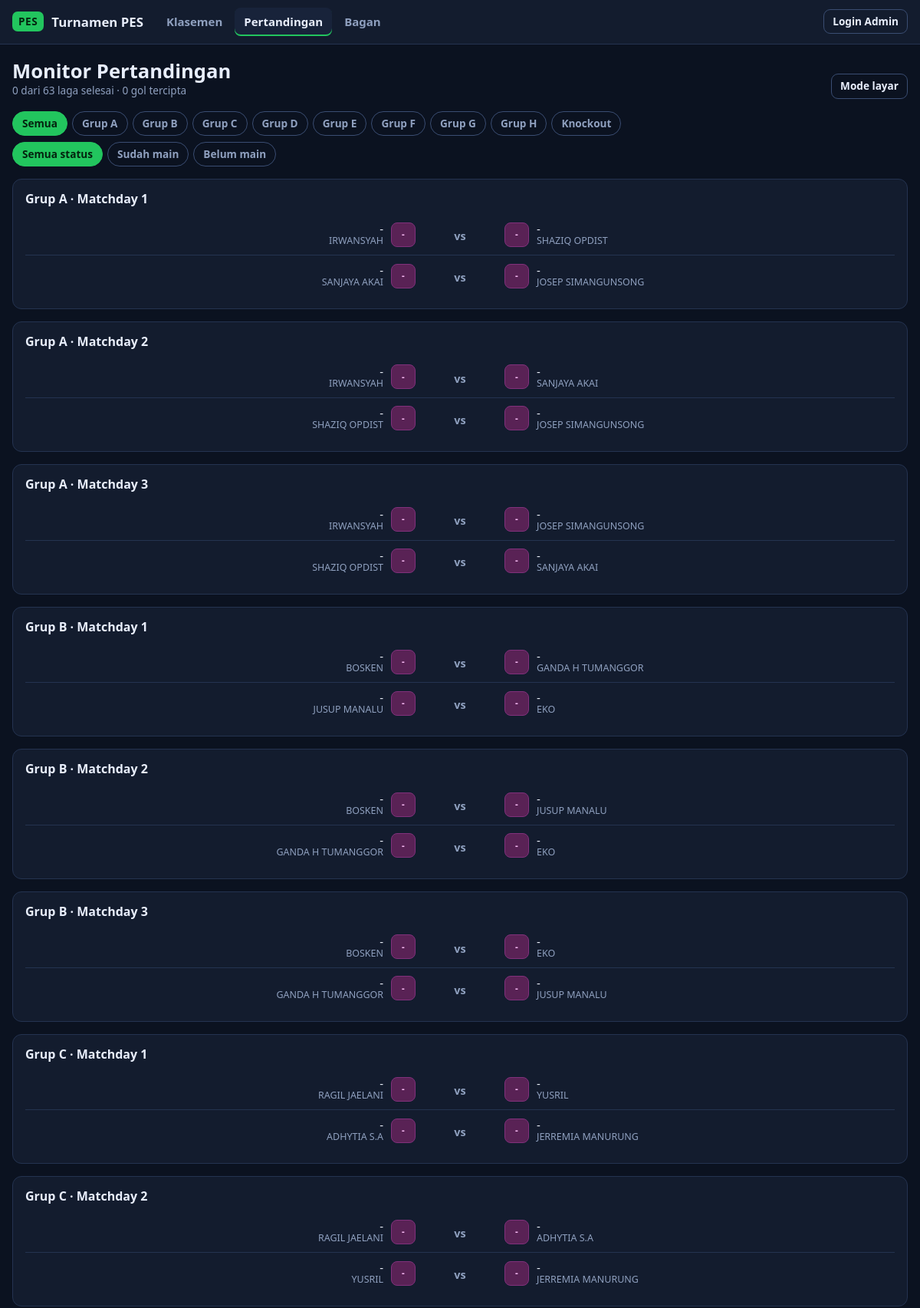
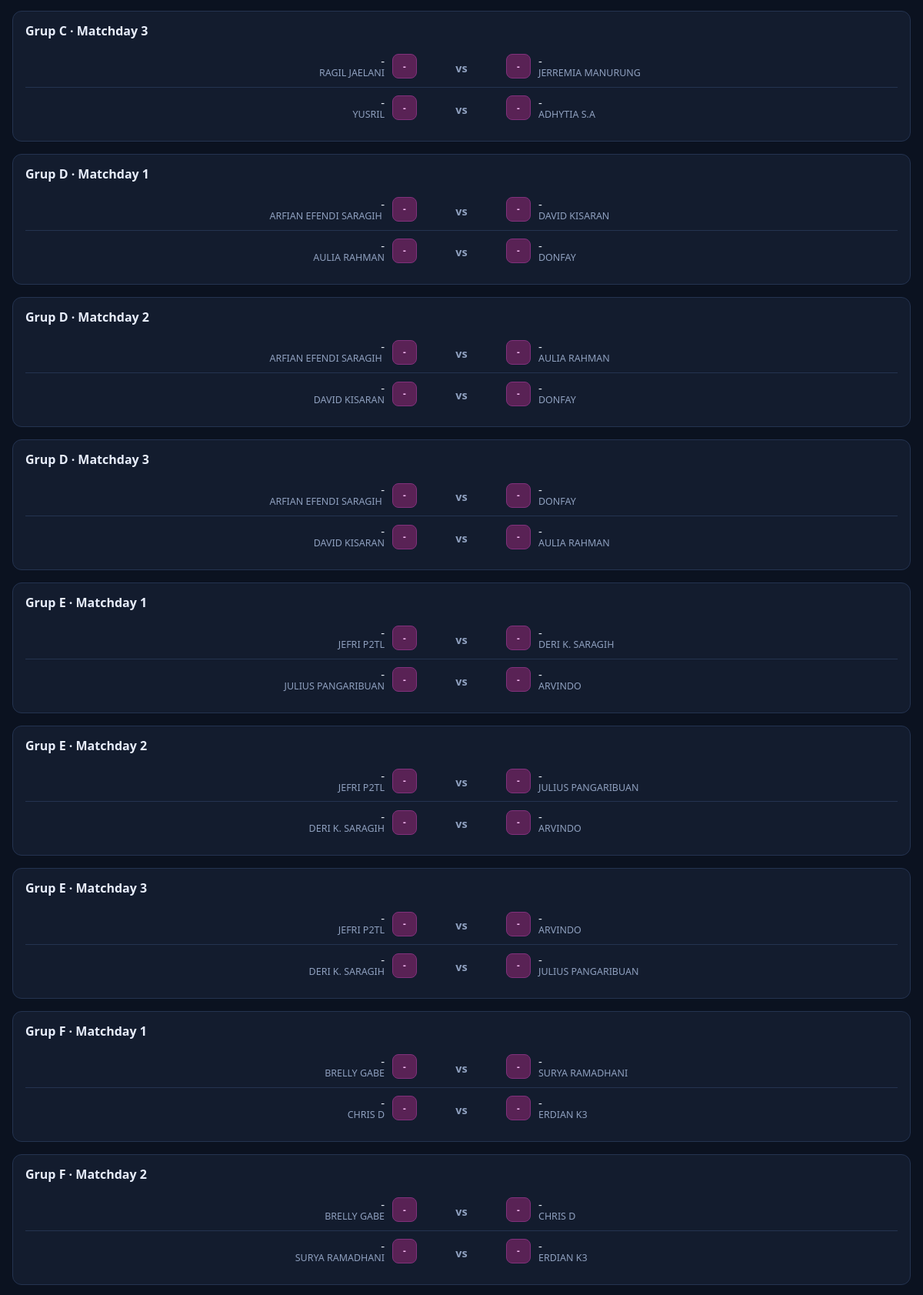
Page /pertandingan.php?f=all&s=all (upper part) on the committed database (2 pictures, top to bottom).
### tables this page shows
CREATE TABLE matches (
            id         INTEGER PRIMARY KEY AUTOINCREMENT,
            stage      TEXT NOT NULL,              -- G, R16, QF, SF, F
            grp        TEXT NOT NULL DEFAULT '',   -- huruf grup (kosong untuk knockout)
            round      INTEGER NOT NULL,           -- matchday (grup) / urutan babak (knockout)
            slot       INTEGER NOT NULL,           -- nomor pertandingan dalam grup / babak
            home_id    INTEGER REFERENCES teams(id) ON DELETE SET NULL,
            away_id    INTEGER REFERENCES teams(id) ON DELETE SET NULL,
            home_score INTEGER,
            away_score INTEGER,
            home_pen   INTEGER,                    -- skor adu penalti (knockout seri)
            away_pen   INTEGER,
            UNIQUE (stage, grp, slot)
        );

CREATE TABLE teams (
            id         INTEGER PRIMARY KEY AUTOINCREMENT,
            player     TEXT NOT NULL,
            name       TEXT NOT NULL,
            logo       TEXT,
            grp        TEXT NOT NULL,
            created_at TEXT NOT NULL DEFAULT CURRENT_TIMESTAMP
        );

### app/db.php (called while the page is built, shortened)
<?php
function db(): PDO
{
    static $pdo = null;
    if ($pdo instanceof PDO) {
        return $pdo;
    }
    $pdo = new PDO('sqlite:' . DB_FILE, null, null, [
        PDO::ATTR_ERRMODE            => PDO::ERRMODE_EXCEPTION,
        PDO::ATTR_DEFAULT_FETCH_MODE => PDO::FETCH_ASSOC,
        PDO::ATTR_TIMEOUT            => 5,
    ]);
    $pdo->exec('PRAGMA foreign_keys = ON');
    $pdo->exec("
        CREATE TABLE IF NOT EXISTS admins (
            id            INTEGER PRIMARY KEY AUTOINCREMENT,
            username      TEXT NOT NULL UNIQUE,
            password_hash TEXT NOT NULL
        );
        CREATE TABLE IF NOT EXISTS teams (
            id         INTEGER PRIMARY KEY AUTOINCREMENT,
            player     TEXT NOT NULL,
            name       TEXT NOT NULL,
            logo       TEXT,
            grp        TEXT NOT NULL,
            created_at TEXT NOT NULL DEFAULT CURRENT_TIMESTAMP
        );
        CREATE TABLE IF NOT EXISTS matches (
            id         INTEGER PRIMARY KEY AUTOINCREMENT,
            stage      TEXT NOT NULL,              -- G, R16, QF, SF, F
            grp        TEXT NOT NULL DEFAULT '',   -- huruf grup (kosong untuk knockout)
            round      INTEGER NOT NULL,           -- matchday (grup) / urutan babak (knockout)
            slot       INTEGER NOT NULL,           -- nomor pertandingan dalam grup / babak
            home_id    INTEGER REFERENCES teams(id) ON DELETE SET NULL,
            away_id    INTEGER REFERENCES teams(id) ON DELETE SET NULL,
            home_score INTEGER,
            away_score INTEGER,
            home_pen   INTEGER,                    -- skor adu penalti (knockout seri)
            away_pen   INTEGER,
            UNIQUE (stage, grp, slot)
        );
        CREATE TABLE IF NOT EXISTS login_attempts (
            ip TEXT    NOT NULL,
            ts INTEGER NOT NULL
        );
    ");
    return $pdo;
}

### app/tournament.php (called while the page is built, shortened)
<?php
function teams_all(): array
{
    $out = [];
    foreach (db()->query('SELECT * FROM teams ORDER BY grp, id')->fetchAll() as $t) {
        $out[(int) $t['id']] = $t;
    }
    return $out;
}
function matches_all(): array
{
    return db()->query("
        SELECT * FROM matches
        ORDER BY CASE stage WHEN 'G' THEN 0 WHEN 'R16' THEN 1 WHEN 'QF' THEN 2 WHEN 'SF' THEN 3 ELSE 4 END,
                 grp, round, slot
    ")->fetchAll();
}
function match_played(array $m): bool
{
    return $m['home_score'] !== null && $m['away_score'] !== null;
}
function match_winner(array $m): ?int
{
    if (!match_played($m) || !$m['home_id'] || !$m['away_id']) {
        return null;
    }
    return null;
}

### app/web.php (the view, shortened to what this page needs)
<?php
require __DIR__ . '/db.php';
require __DIR__ . '/tournament.php';
function h(?string $s): string
{
    return htmlspecialchars((string) $s, ENT_QUOTES | ENT_SUBSTITUTE, 'UTF-8');
}
function take_flash(): ?array
{
    $f = $_SESSION['flash'] ?? null;
    return $f;
}
function is_admin(): bool
{
    return !empty($_SESSION['admin_id']);
}
function page_header(string $title, string $active = ''): void
{
    $monitor = isset($_GET['monitor']) && !str_starts_with($active, 'admin');
    $css     = BASE . '/assets/style.css?v=' . (int) @filemtime(__DIR__ . '/../public/assets/style.css');
    $nav = [
        'klasemen'    => ['/index.php', 'Klasemen'],
        'pertandingan' => ['/pertandingan.php', 'Pertandingan'],
        'bagan'       => ['/bagan.php', 'Bagan'],
    ];
    echo '<!doctype html><html lang="id"><head><meta charset="utf-8">';
    echo '<link rel="stylesheet" href="' . h($css) . '"></head>';
    echo '<body class="' . ($monitor ? 'monitor' : '') . '">';
    echo '<header class="top"><div class="wrap bar">';
    echo '<a class="brand" href="' . h(BASE . '/index.php') . '"><span class="brand-mark">PES</span>' . h(APP_NAME) . '</a>';
    if ($monitor) {
        $self = strtok((string) ($_SERVER['REQUEST_URI'] ?? ''), '?');
        $qs   = $_GET;
        unset($qs['monitor']);
        $exit = $self . ($qs ? '?' . http_build_query($qs) : '');
        echo '<span class="muted small">Auto-refresh tiap 30 detik</span>';
        echo '<a class="btn ghost small" href="' . h($exit) . '">Keluar mode layar</a>';
    } else {
        echo '<nav>';
        foreach ($nav as $key => [$href, $label]) {
            echo '<a href="' . h(BASE . $href) . '"' . ($active === $key ? ' class="on"' : '') . '>' . h($label) . '</a>';
        }
        echo '</nav><div class="auth">';
        if (is_admin()) {
            echo '<a class="btn small" href="' . h(BASE . '/admin/index.php') . '">Panel Admin</a>';
            echo '<form method="post" action="' . h(BASE . '/logout.php') . '">' . csrf_field() . '<button class="btn ghost small">Keluar</button></form>';
        } else {
            echo '<a class="btn ghost small" href="' . h(BASE . '/login.php') . '">Login Admin</a>';
        }
        echo '</div>';
    }
    echo '</div>';
    echo '</header><main class="wrap">';
}
function page_footer(): void
{
    echo '</main><footer class="wrap foot muted small">' . h(APP_NAME) . '</footer></body></html>';
}
function monitor_link(): string
{
    $qs = $_GET;
    $qs['monitor'] = 1;
    return '<a class="btn ghost small" href="?' . h(http_build_query($qs)) . '">Mode layar</a>';
}
function logo_html(?array $t, string $cls = 'logo'): string
{
    if (!$t) {
        return '<span class="' . $cls . ' logo-ini logo-empty">?</span>';
    }
    $hue = crc32((string) $t['name']) % 360;
    return '<span class="' . $cls . ' logo-ini" style="--hue:' . $hue . '">' . h(mb_strtoupper(mb_substr((string) $t['name'], 0, 2))) . '</span>';
}
function ko_label(string $src): string
{
    if ($src[0] === 'W') {
        [, $stage, $n] = explode(':', $src);
        $name = ['R16' => '16 Besar', 'QF' => 'Perempat', 'SF' => 'Semi'][$stage];
        return "Pemenang $name #$n";
    }
    return ($src[0] === '1' ? 'Juara' : 'Runner-up') . ' Grup ' . $src[1];
}
function slot_label(array $m, string $side): string
{
    $src = KO[$m['stage']][(int) $m['slot']][$side === 'home' ? 0 : 1] ?? '';
    return $src === '' ? 'TBD' : ko_label($src);
}
function pen_note(array $m): string
{
    if ($m['home_pen'] === null || $m['away_pen'] === null) {
        return '';
    }
    return 'Penalti ' . (int) $m['home_pen'] . '–' . (int) $m['away_pen'];
}
function match_line(array $m, array $teams): string
{
    $home = $teams[(int) $m['home_id']] ?? null;
    $away = $teams[(int) $m['away_id']] ?? null;
    $done = match_played($m);
    $win  = match_winner($m);
    $homeName = $home ? h($home['name']) : '<em class="tbd">' . h(slot_label($m, 'home')) . '</em>';
    $awayName = $away ? h($away['name']) : '<em class="tbd">' . h(slot_label($m, 'away')) . '</em>';
    $homeSub  = $home ? '<small>' . h($home['player']) . '</small>' : '';
    $awaySub  = $away ? '<small>' . h($away['player']) . '</small>' : '';
    $score = $done
        ? '<b>' . (int) $m['home_score'] . '</b><i>–</i><b>' . (int) $m['away_score'] . '</b>'
        : '<span class="vs">vs</span>';
    $pen = pen_note($m);
    return '<div class="mline ' . ($done ? 'done' : 'todo') . '">'
        . '<div class="side home' . ($win && $home && $win === (int) $home['id'] ? ' win' : '') . '"><span class="nm">' . $homeName . $homeSub . '</span>' . logo_html($home) . '</div>'
        . '<div class="sc">' . $score . ($pen ? '<small>' . h($pen) . '</small>' : '') . '</div>'
        . '<div class="side away' . ($win && $away && $win === (int) $away['id'] ? ' win' : '') . '">' . logo_html($away) . '<span class="nm">' . $awayName . $awaySub . '</span></div>'
        . '</div>';
}

### public/pertandingan.php (shortened to what this page needs)
<?php
require __DIR__ . '/../app/web.php';
$teams   = teams_all();
$matches = matches_all();
$f = (string) ($_GET['f'] ?? 'all');
$s = (string) ($_GET['s'] ?? 'all');
$sections = [];
$played = 0;
foreach ($matches as $m) {
    $isPlayed = match_played($m);
    $played  += $isPlayed ? 1 : 0;
    $key = $m['stage'] === 'G'
        ? 'Grup ' . $m['grp'] . ' · Matchday ' . $m['round']
        : STAGE_LABEL[$m['stage']];
    $sections[$key][] = $m;
}
$goals = (int) db()->query('SELECT COALESCE(SUM(COALESCE(home_score,0) + COALESCE(away_score,0)), 0) FROM matches')->fetchColumn();
$total = count($matches);
function filter_url(string $f, string $s): string
{
    $q = ['f' => $f, 's' => $s];
    return '?' . http_build_query($q);
}
page_header('Pertandingan', 'pertandingan');
?>
<div class="head-row">
  <div>
    <h1>Monitor Pertandingan</h1>
    <div class="muted small"><?= $played ?> dari <?= $total ?> laga selesai · <?= $goals ?> gol tercipta</div>
  </div>
  <?= monitor_link() ?>
</div>
<div class="filters">
  <a class="chip <?= $f === 'all' ? 'on' : '' ?>" href="<?= h(filter_url('all', $s)) ?>">Semua</a>
  <?php foreach (GROUPS as $g): ?>
    <a class="chip <?= $f === $g ? 'on' : '' ?>" href="<?= h(filter_url($g, $s)) ?>">Grup <?= $g ?></a>
  <?php endforeach; ?>
  <a class="chip <?= $f === 'KO' ? 'on' : '' ?>" href="<?= h(filter_url('KO', $s)) ?>">Knockout</a>
</div>
<div class="filters" style="margin-bottom:16px">
  <?php foreach (['all' => 'Semua status', 'done' => 'Sudah main', 'todo' => 'Belum main'] as $k => $label): ?>
    <a class="chip <?= $s === $k ? 'on' : '' ?>" href="<?= h(filter_url($f, $k)) ?>"><?= $label ?></a>
  <?php endforeach; ?>
</div>
<?php foreach ($sections as $title => $list): ?>
  <section class="card">
    <h3><?= h($title) ?></h3>
    <?php foreach ($list as $m) echo match_line($m, $teams); ?>
  </section>
<?php endforeach; ?>
<?php page_footer();

### public/assets/style.css (style rules this page uses)
:root { --bg: #0b1220; --panel: #131c2e; --panel2: #18233a; --line: #243350; --line2: #3a4d72; --text: #e8eefc; --muted: #8fa0bf; --accent: #22c55e; --accent-dim: rgba(34, 197, 94, .14); --blue: #38bdf8; --warn: #f59e0b; --danger: #ef4444; --radius: 12px; }
* { box-sizing: border-box; }
html { -webkit-text-size-adjust: 100%; }
body { margin: 0; background: var(--bg); color: var(--text); font: 15px/1.5 system-ui, -apple-system, "Segoe UI", Roboto, sans-serif; min-height: 100vh; }
a { color: var(--blue); text-decoration: none; }
h1, h2, h3 { line-height: 1.2; margin: 0 0 .6rem; }
h1 { font-size: 1.6rem; }
h3 { font-size: 1rem; }
.muted { color: var(--muted); }
.small { font-size: .85rem; }
.wrap { width: min(1180px, 100% - 32px); margin-inline: auto; }
main.wrap { padding: 20px 0 48px; }
.top { background: var(--panel); border-bottom: 1px solid var(--line); position: sticky; top: 0; z-index: 10; }
.bar { display: flex; align-items: center; gap: 18px; flex-wrap: wrap; padding: 10px 0; }
.brand { display: flex; align-items: center; gap: 10px; font-weight: 700; color: var(--text); font-size: 1.05rem; }
.brand-mark { background: var(--accent); color: #04230f; font-weight: 800; letter-spacing: .04em; padding: 3px 8px; border-radius: 7px; font-size: .85rem; }
.top nav { display: flex; gap: 4px; flex: 1; flex-wrap: wrap; }
.top nav a, .subnav a { color: var(--muted); padding: 7px 12px; border-radius: 8px; font-weight: 600; }
.top nav a.on, .subnav a.on { color: var(--text); background: var(--panel2); box-shadow: inset 0 -2px 0 var(--accent); }
.auth { display: flex; gap: 8px; align-items: center; }
.btn, button { font: inherit; font-weight: 600; cursor: pointer; background: var(--accent); color: #04230f; border: 1px solid transparent; padding: 8px 14px; border-radius: 9px; display: inline-block; }
.btn.ghost, button.ghost { background: transparent; color: var(--text); border-color: var(--line2); }
.btn.small, button.small { padding: 5px 11px; font-size: .85rem; }
.card { background: var(--panel); border: 1px solid var(--line); border-radius: var(--radius); padding: 16px; }
.card + .card { margin-top: 16px; }
.head-row { display: flex; align-items: flex-end; justify-content: space-between; gap: 12px; flex-wrap: wrap; margin-bottom: 16px; }
.head-row h1 { margin: 0; }
.logo { width: 32px; height: 32px; border-radius: 8px; object-fit: contain; background: #0e1626; flex: none; }
.logo-ini { display: inline-grid; place-items: center; font-weight: 800; font-size: .72rem; letter-spacing: .02em; color: hsl(var(--hue, 210) 80% 85%); background: hsl(var(--hue, 210) 45% 24%); border: 1px solid hsl(var(--hue, 210) 45% 35%); }
.filters { display: flex; flex-wrap: wrap; gap: 6px; margin-bottom: 8px; }
.chip { padding: 5px 12px; border-radius: 99px; border: 1px solid var(--line2); color: var(--muted); font-weight: 600; font-size: .85rem; }
.chip.on { background: var(--accent); border-color: var(--accent); color: #04230f; }
.mline { display: grid; grid-template-columns: 1fr 96px 1fr; align-items: center; gap: 10px; padding: 10px 4px; border-bottom: 1px solid var(--line); }
.mline:last-child { border-bottom: 0; }
.mline .side { display: flex; align-items: center; gap: 10px; min-width: 0; }
.mline .side.home { justify-content: flex-end; text-align: right; }
.mline .nm { display: block; min-width: 0; line-height: 1.2; font-weight: 600; }
.mline .nm small { display: block; color: var(--muted); font-weight: 400; font-size: .78rem; }
.mline .sc { text-align: center; font-size: 1.3rem; font-variant-numeric: tabular-nums; }
.mline .vs { color: var(--muted); font-size: .9rem; font-weight: 600; }
.mline.todo .nm { font-weight: 500; }

### rows in the picture
matches: home.name "-", home.player "IRWANSYAH", home.name "- -", shows "vs", away.name "-", away.player "SHAZIQ OPDIST"
matches: home.name "-", home.player "SANJAYA AKAI", home.name "- -", shows "vs", away.name "-", away.player "JOSEP SIMANGUNSONG"
matches: home.name "-", home.player "IRWANSYAH", home.name "- -", shows "vs", away.name "-", away.player "SANJAYA AKAI"
matches: home.name "-", home.player "SHAZIQ OPDIST", home.name "- -", shows "vs", away.name "-", away.player "JOSEP SIMANGUNSONG"
matches: home.name "-", home.player "IRWANSYAH", home.name "- -", shows "vs", away.name "-", away.player "JOSEP SIMANGUNSONG"
matches: home.name "-", home.player "SHAZIQ OPDIST", home.name "- -", shows "vs", away.name "-", away.player "SANJAYA AKAI"
matches: home.name "-", home.player "BOSKEN", home.name "- -", shows "vs", away.name "-", away.player "GANDA H TUMANGGOR"
matches: home.name "-", home.player "JUSUP MANALU", home.name "- -", shows "vs", away.name "-", away.player "EKO"
matches: home.name "-", home.player "BOSKEN", home.name "- -", shows "vs", away.name "-", away.player "JUSUP MANALU"
matches: home.name "-", home.player "GANDA H TUMANGGOR", home.name "- -", shows "vs", away.name "-", away.player "EKO"
matches: home.name "-", home.player "BOSKEN", home.name "- -", shows "vs", away.name "-", away.player "EKO"
matches: home.name "-", home.player "GANDA H TUMANGGOR", home.name "- -", shows "vs", away.name "-", away.player "JUSUP MANALU"
matches: home.name "-", home.player "RAGIL JAELANI", home.name "- -", shows "vs", away.name "-", away.player "YUSRIL"
matches: home.name "-", home.player "ADHYTIA S.A", home.name "- -", shows "vs", away.name "-", away.player "JERREMIA MANURUNG"
matches: home.name "-", home.player "RAGIL JAELANI", home.name "- -", shows "vs", away.name "-", away.player "ADHYTIA S.A"
matches: home.name "-", home.player "YUSRIL", home.name "- -", shows "vs", away.name "-", away.player "JERREMIA MANURUNG"
matches: home.name "-", home.player "RAGIL JAELANI", home.name "- -", shows "vs", away.name "-", away.player "JERREMIA MANURUNG"
matches: home.name "-", home.player "YUSRIL", home.name "- -", shows "vs", away.name "-", away.player "ADHYTIA S.A"
matches: home.name "-", home.player "ARFIAN EFENDI SARAGIH", home.name "- -", shows "vs", away.name "-", away.player "DAVID KISARAN"
matches: home.name "-", home.player "AULIA RAHMAN", home.name "- -", shows "vs", away.name "-", away.player "DONFAY"
matches: home.name "-", home.player "ARFIAN EFENDI SARAGIH", home.name "- -", shows "vs", away.name "-", away.player "AULIA RAHMAN"
matches: home.name "-", home.player "DAVID KISARAN", home.name "- -", shows "vs", away.name "-", away.player "DONFAY"
matches: home.name "-", home.player "ARFIAN EFENDI SARAGIH", home.name "- -", shows "vs", away.name "-", away.player "DONFAY"
matches: home.name "-", home.player "DAVID KISARAN", home.name "- -", shows "vs", away.name "-", away.player "AULIA RAHMAN"
matches: home.name "-", home.player "JEFRI P2TL", home.name "- -", shows "vs", away.name "-", away.player "DERI K. SARAGIH"
matches: home.name "-", home.player "JULIUS PANGARIBUAN", home.name "- -", shows "vs", away.name "-", away.player "ARVINDO"
matches: home.name "-", home.player "JEFRI P2TL", home.name "- -", shows "vs", away.name "-", away.player "JULIUS PANGARIBUAN"
matches: home.name "-", home.player "DERI K. SARAGIH", home.name "- -", shows "vs", away.name "-", away.player "ARVINDO"
matches: home.name "-", home.player "JEFRI P2TL", home.name "- -", shows "vs", away.name "-", away.player "ARVINDO"
matches: home.name "-", home.player "DERI K. SARAGIH", home.name "- -", shows "vs", away.name "-", away.player "JULIUS PANGARIBUAN"
matches: home.name "-", home.player "BRELLY GABE", home.name "- -", shows "vs", away.name "-", away.player "SURYA RAMADHANI"
matches: home.name "-", home.player "CHRIS D", home.name "- -", shows "vs", away.name "-", away.player "ERDIAN K3"
matches: home.name "-", home.player "BRELLY GABE", home.name "- -", shows "vs", away.name "-", away.player "CHRIS D"
matches: home.name "-", home.player "SURYA RAMADHANI", home.name "- -", shows "vs", away.name "-", away.player "ERDIAN K3"

### other values in the picture
APP_NAME "Turnamen PES"
$label "Klasemen"
$label "Pertandingan"
$label "Bagan"
$played "0"
$total "63"
$goals "0"
$g "A"
$g "B"
$g "C"
$g "D"
$g "E"
$g "F"
$g "G"
$g "H"
